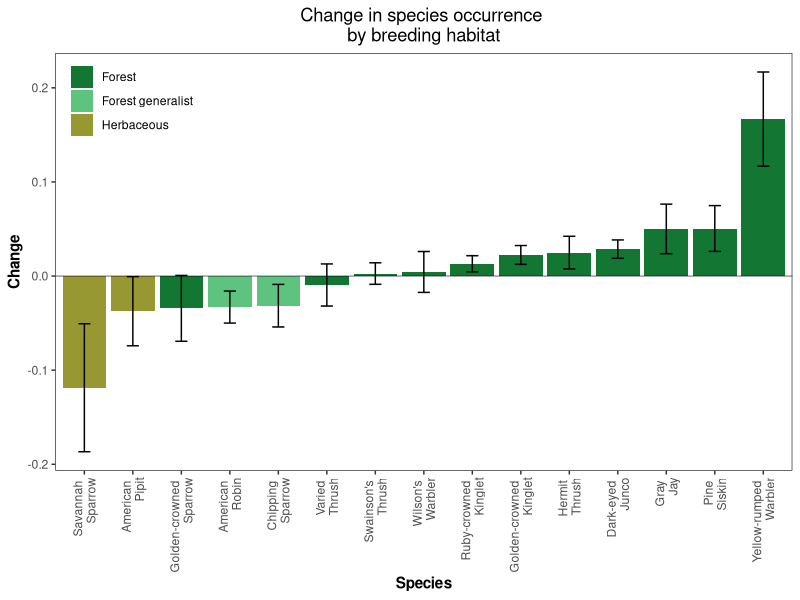
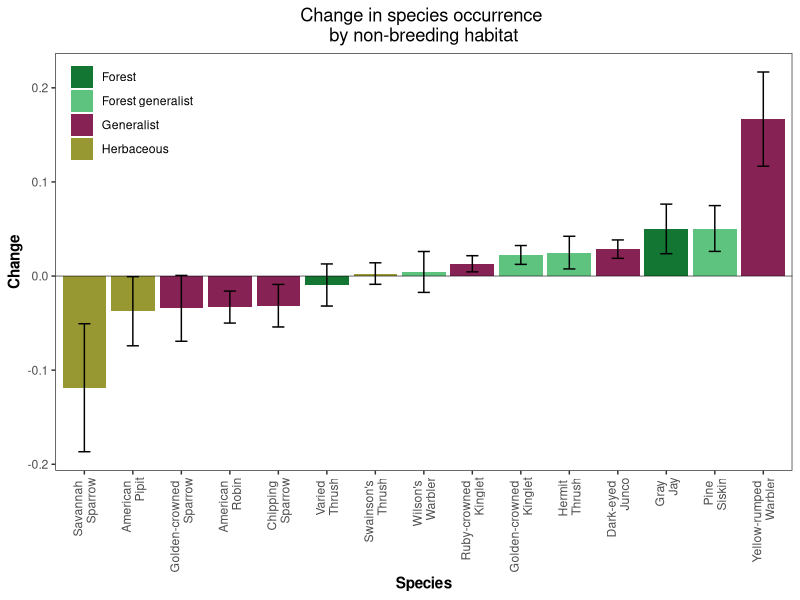
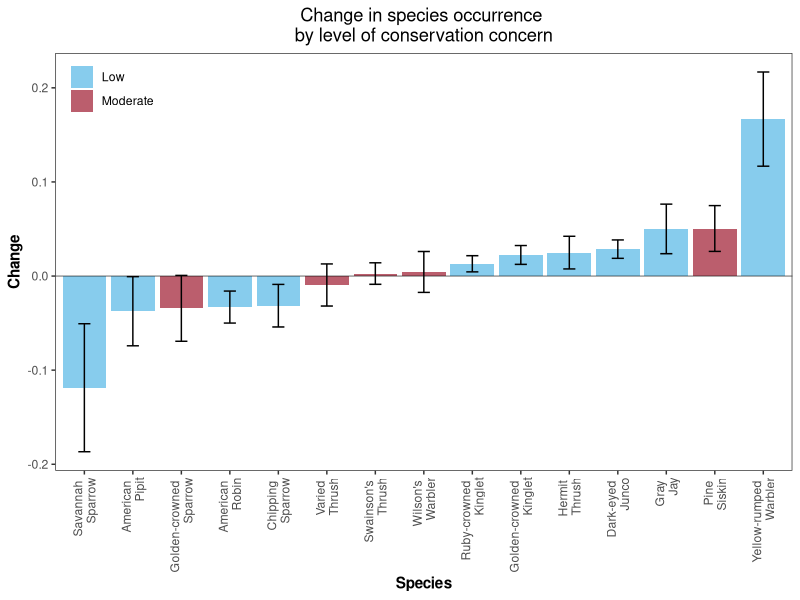

These charts were generated, in order, by the following R code:
## ---- chunk 1
knitr::opts_chunk$set(echo = TRUE)
## ---- chunk 2

# Load packages
library(here)
library(readxl)
library(tidyverse)
library(vegan)

## ---- chunk 3

historicdata <- read_xlsx(here("ProcessedData","ImageAnalysis.xlsx"), sheet="Historic") %>%
  mutate(TIME = "Historic")
repeatdata <- read_xlsx(here("ProcessedData","ImageAnalysis.xlsx"), sheet="Repeat") %>%
  mutate(TIME = "Repeat")
data <- rbind(historicdata, repeatdata) %>%
  pivot_longer(cols=CF:SN, names_to="LANDCOVER", values_to="LANDCOVER_PERCENT") %>%
  pivot_longer(cols=GRAJ:VATH, names_to="SPECIES", values_to="SPECIES_OCCURRENCE") %>%
  mutate(across(c(STATION, TIME, LANDCOVER, SPECIES), as.factor))

landcovertypes <- read.csv(here("ProcessedData", "LandcoverLookup.csv"))
species <- read.csv(here("ProcessedData", "SpeciesLookup.csv")) %>%
  mutate(NAMESEP = gsub(" ", " \n ", NAME)) # for plotting later

## ---- chunk 4

data <- data %>%
  group_by(STATION, TIME, SPECIES) %>%
  mutate(LANDCOVER_DIV = diversity(LANDCOVER_PERCENT, index="shannon")) %>%
  ungroup() %>%
  group_by(STATION, TIME, LANDCOVER) %>%
  mutate(SPECIES_DIV = diversity(SPECIES_OCCURRENCE, index="shannon")) %>%
  ungroup()

## ---- chunk 5

# Prep data
landcoverdata  <- data %>% 
  select(STATION, TIME, LANDCOVER, LANDCOVER_PERCENT) %>%
  unique()

# Print t-test results for each land cover type
for (lc in landcovertypes$CODE) {
  print(landcovertypes$NAME[which(landcovertypes$CODE==lc)])
  print(t.test(landcoverdata %>% filter(LANDCOVER==lc, TIME=="Historic") %>% pull(LANDCOVER_PERCENT),
         landcoverdata %>% filter(LANDCOVER==lc, TIME=="Repeat") %>% pull(LANDCOVER_PERCENT),
         paired=T))
}

# Overall landscape diversity
print(t.test(data %>% select(STATION, TIME, LANDCOVER_DIV) %>% unique() %>% filter(TIME=="Historic") %>% pull(LANDCOVER_DIV),
             data %>% select(STATION, TIME, LANDCOVER_DIV) %>% unique() %>% filter(TIME=="Repeat") %>% pull(LANDCOVER_DIV),
             paired=T))

# Historical landscape diversity
data %>% select(STATION, TIME, LANDCOVER_DIV) %>% unique() %>% filter(TIME=="Historic") %>% pull(LANDCOVER_DIV) %>% mean()
data %>% select(STATION, TIME, LANDCOVER_DIV) %>% unique() %>% filter(TIME=="Historic") %>% pull(LANDCOVER_DIV) %>% sd()/sqrt(46) # standard error

# Repeat landscape diversity
data %>% select(STATION, TIME, LANDCOVER_DIV) %>% unique() %>% filter(TIME=="Repeat") %>% pull(LANDCOVER_DIV) %>% mean()
data %>% select(STATION, TIME, LANDCOVER_DIV) %>% unique() %>% filter(TIME=="Repeat") %>% pull(LANDCOVER_DIV) %>% sd()/sqrt(46) # standard error


## ---- chunk 6

birddata  <- data %>% 
  select(STATION, TIME, SPECIES, SPECIES_OCCURRENCE) %>%
  unique()

for (spp in species$CODE) {
  print(species$NAME[which(species$CODE==spp)])
  print(t.test(birddata %>% filter(SPECIES==spp, TIME=="Historic") %>% pull(SPECIES_OCCURRENCE),
               birddata %>% filter(SPECIES==spp, TIME=="Repeat") %>% pull(SPECIES_OCCURRENCE),
               paired=T))
}

# Overall bird diversity
print(t.test(data %>% select(STATION, TIME, SPECIES_DIV) %>% unique() %>% filter(TIME=="Historic") %>% pull(SPECIES_DIV),
             data %>% select(STATION, TIME, SPECIES_DIV) %>% unique() %>% filter(TIME=="Repeat") %>% pull(SPECIES_DIV),
             paired=T))

## ---- chunk 7

birddata  <- data %>% 
  select(STATION, TIME, SPECIES, SPECIES_OCCURRENCE) %>%
  unique()

df <- data.frame(CODE=NA, ESTIMATE=NA, CI_LOW=NA, CI_HIGH=NA)
for (spp in species$CODE) {
  testoutput <- t.test(birddata %>% filter(SPECIES==spp, TIME=="Historic") %>% pull(SPECIES_OCCURRENCE),
                       birddata %>% filter(SPECIES==spp, TIME=="Repeat") %>% pull(SPECIES_OCCURRENCE),
                       paired=T)
  row <- c(spp, testoutput$estimate, testoutput$conf.int[1], testoutput$conf.int[2])
  df <- rbind(df, row)
}
df <- df[-1,] # remove the NA row

## ---- chunk 8

sonab <- read_xlsx(here("ProcessedData","assessment-table-full.xlsx"), sheet="SONAB database for distribution") %>%
  filter(`English Name` %in% species$NAME) %>%
  select(`English Name`, `Breeding Habitats`, `Non-breeding Habitats`, CCSmax) %>%
  rename(NAME = `English Name`) 

# Regroup habitats based on classes that match the categories we used in our analysis
sonab <- sonab %>%
  rename(BREEDING = `Breeding Habitats`,
         NONBREEDING = `Non-breeding Habitats`,
         CONSERVATION = CCSmax) %>% 
  mutate(BREEDING = gsub("Arctic tundra", "", BREEDING), # remove classes that don't exist in our study area
         BREEDING = gsub("Temperate western forest", "", BREEDING), 
         BREEDING = gsub("Temperate eastern forest", "", BREEDING),
         BREEDING = gsub("Mexican highland forest", "", BREEDING),
         BREEDING = gsub("Mexican pine and oak forest", "", BREEDING),
         BREEDING = gsub("Temperate grassland", "", BREEDING),
         BREEDING = gsub("Agricultural", "", BREEDING),
         BREEDING = gsub("Alpine tundra", "Herbaceous", BREEDING), # rename to match our class names
         BREEDING = gsub("Boreal forest", "Forest", BREEDING),
         BREEDING = gsub(";", "", BREEDING),
         BREEDING = trimws(BREEDING)) %>% 
  mutate(NONBREEDING = gsub("Beach and estuary", "", NONBREEDING), # remove classes that don't exist in our study area
         NONBREEDING = gsub("Agricultural", "", NONBREEDING),
         NONBREEDING = gsub("Coastal saltmarsh", "", NONBREEDING),
         NONBREEDING = gsub("Tropical highland forest", "", NONBREEDING),
         NONBREEDING = gsub("Temperate grassland", "Herbaceous", NONBREEDING), # rename to match our class names
         NONBREEDING = gsub("Temperate western forest", "Forest", NONBREEDING),
         NONBREEDING = gsub("Tropical evergreen forest", "Herbaceous", NONBREEDING),
         NONBREEDING = gsub("Boreal forest", "Forest", NONBREEDING),
         NONBREEDING = gsub(";", "", NONBREEDING), 
         NONBREEDING = trimws(NONBREEDING)) %>% 
  mutate(CONSERVATION = replace(CONSERVATION, which(CONSERVATION %in% as.character(5:8)), "Low"), # cut offs as per https://www.stateofthebirds.org/2016/overview/methods/
         CONSERVATION = replace(CONSERVATION, which(CONSERVATION %in% as.character(9:13)), "Moderate")) %>%
  left_join(species, by="NAME")

df <- left_join(df, sonab, by="CODE")

df$ESTIMATE <- as.numeric(df$ESTIMATE)
df$CI_LOW <- as.numeric(df$CI_LOW)
df$CI_HIGH <- as.numeric(df$CI_HIGH)
df$NAME <- factor(df$NAME)
df$BREEDING <- factor(df$BREEDING)
df$NONBREEDING <- factor(df$NONBREEDING)
df$CONSERVATION <- factor(df$CONSERVATION)

## ---- chunk 9

plot1 <- ggplot(data=df, aes(x=reorder(NAMESEP,ESTIMATE), y=ESTIMATE, fill=BREEDING)) +
  theme_bw() +
  geom_bar(stat="identity",position=position_dodge(0.9)) +
  geom_errorbar(aes(ymax=CI_HIGH, ymin=CI_LOW) ,position=position_dodge(0.9),width=0.25) +
  scale_fill_manual("Legend", values = c("Forest" = rgb(19/256,119/256,51/256), 
                                         "Herbaceous" = rgb(153/256,153/256,50/256), 
                                         "Forest generalist" = rgb(95/256,196/256,128/256))) +
  labs(x="Species",y="Change") +
  ggtitle("Change in species occurrence \nby breeding habitat") +
  theme(plot.title = element_text(hjust = 0.5),
        axis.text  = element_text(),
        axis.text.x = element_text(angle=90, vjust=0.5, hjust=1),
        axis.title = element_text(face="bold"),
        text       = element_text(),
        panel.background = element_rect(fill="transparent", colour=NA), # transparent background for graphic artist to overlay figure elements
        plot.background = element_rect(fill="transparent", colour=NA),
        panel.grid.minor = element_blank(), 
        panel.grid.major = element_blank(),
        legend.title = element_blank(),
        legend.position = c(0.01,0.99),
        legend.background = element_blank(),
        legend.justification = c("left","top"))+
  geom_hline(yintercept = 0, size=0.2)
        
plot1

## ---- chunk 10

plot2 <- ggplot(data=df, aes(x=reorder(NAMESEP,ESTIMATE), y=ESTIMATE, fill=NONBREEDING)) +
  theme_bw() +
  geom_bar(stat="identity",position=position_dodge(0.9)) +
  geom_errorbar(aes(ymax=CI_HIGH, ymin=CI_LOW) ,position=position_dodge(0.9),width=0.25) +
  scale_fill_manual("Legend", values = c("Forest" = rgb(19/256,119/256,51/256), 
                                         "Herbaceous" = rgb(153/256,153/256,50/256), 
                                         "Forest generalist" = rgb(95/256,196/256,128/256),
                                         "Generalist" = rgb(136/256,35/256,84/256))) +
  labs(x="Species",y="Change") +
  ggtitle("Change in species occurrence \nby non-breeding habitat") +
  theme(plot.title = element_text(hjust = 0.5),
        axis.text  = element_text(),
        axis.text.x = element_text(angle=90, vjust=0.5, hjust=1),
        axis.title = element_text(face="bold"),
        text       = element_text(),
        panel.grid.minor = element_blank(), 
        panel.grid.major = element_blank(),
        legend.title = element_blank(),
        legend.position = c(0.01,0.99),
        legend.background = element_blank(),
        legend.justification = c("left","top"))+
  geom_hline(yintercept = 0, size=0.2)
        
plot2

## ---- chunk 11

plot3 <- ggplot(data=df, aes(x=reorder(NAMESEP,ESTIMATE), y=ESTIMATE, fill=CONSERVATION)) +
  theme_bw() +
  geom_bar(stat="identity",position=position_dodge(0.9)) +
  geom_errorbar(aes(ymax=CI_HIGH, ymin=CI_LOW) ,position=position_dodge(0.9),width=0.25) +
  scale_fill_manual("Legend", values = c("Low" = rgb(136/256,205/256,238/256),
                                         "Moderate" = rgb(188/256,94/256,109/256))) +
  labs(x="Species",y="Change") +
  ggtitle("Change in species occurrence \nby level of conservation concern") +
  theme(plot.title = element_text(hjust = 0.5),
        axis.text  = element_text(),
        axis.text.x = element_text(angle=90, vjust=0.5, hjust=1),
        axis.title = element_text(face="bold"),
        text       = element_text(),
        panel.grid.minor = element_blank(), 
        panel.grid.major = element_blank(),
        legend.title = element_blank(),
        legend.position = c(0.01,0.99),
        legend.background = element_blank(),
        legend.justification = c("left","top"))+
  geom_hline(yintercept = 0, size=0.2)
       
plot3

